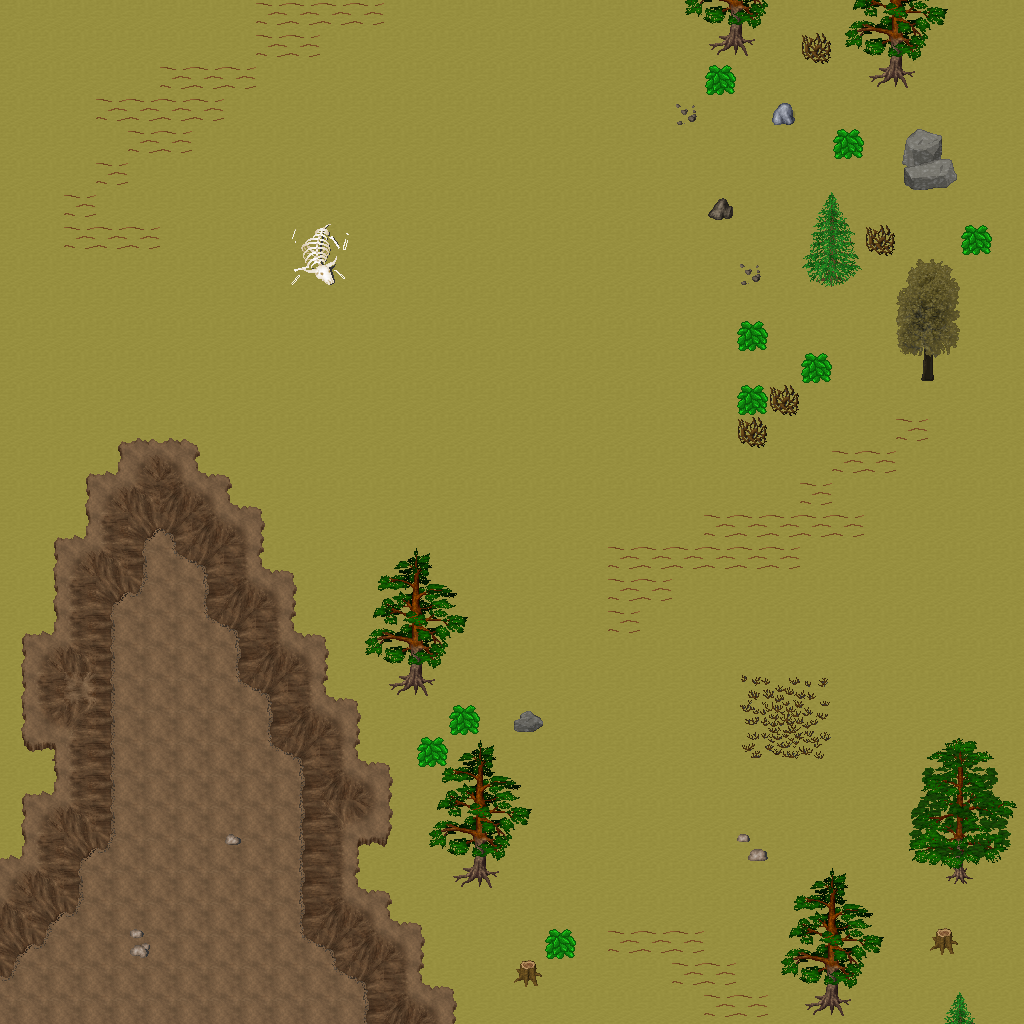

A level layout from a 2D game, rendered from its tile map. Below: a short description, then the map file with tile-grid data replaced by summaries:
An orthogonal 32x32 tile map with 32x32 px tiles, 5 tile layers (Ground, Objects, Objects2, Above, ...), 1 hidden layer not drawn, 47 tilesets.

<map version="1.10" tiledversion="1.11.0" orientation="orthogonal" renderorder="right-down" width="32" height="32" tilewidth="32" tileheight="32" infinite="0" nextlayerid="11" nextobjectid="1">
 <tileset firstgid="1" name="ground_ground" tilewidth="32" tileheight="32" tilecount="33" columns="3">
  <image source="../drawable/ground_ground.png" width="96" height="352" />
 </tileset>
 <tileset firstgid="34" name="ground_ice_ice" tilewidth="32" tileheight="32" tilecount="3" columns="3">
  <image source="../drawable/ground_ice_ice.png" width="96" height="32" />
 </tileset>
 <tileset firstgid="37" name="ground_earth_edges" tilewidth="32" tileheight="32" tilecount="18" columns="6">
  <image source="../drawable/ground_earth_edges.png" width="192" height="96" />
 </tileset>
 <tileset firstgid="55" name="ground_rock_pebbles" tilewidth="32" tileheight="32" tilecount="3" columns="1">
  <image source="../drawable/ground_rock_pebbles.png" width="32" height="96" />
 </tileset>
 <tileset firstgid="58" name="item_corpse_huge_animal" tilewidth="32" tileheight="32" tilecount="16" columns="2">
  <image source="../drawable/item_corpse_huge_animal.png" width="64" height="256" />
 </tileset>
 <tileset firstgid="74" name="plant_flower_daisy_white" tilewidth="32" tileheight="32" tilecount="8" columns="2">
  <image source="../drawable/plant_flower_daisy_white.png" width="64" height="128" />
 </tileset>
 <tileset firstgid="82" name="ground_ridge_earth_dark" tilewidth="32" tileheight="32" tilecount="96" columns="12">
  <image source="../drawable/ground_ridge_earth_dark.png" width="384" height="256" />
 </tileset>
 <tileset firstgid="178" name="ground_grass_edges" tilewidth="32" tileheight="32" tilecount="36" columns="12">
  <image source="../drawable/ground_grass_edges.png" width="384" height="96" />
 </tileset>
 <tileset firstgid="214" name="ground_ridge_ice_2" tilewidth="32" tileheight="32" tilecount="42" columns="7">
  <image source="../drawable/ground_ridge_ice_2.png" width="224" height="192" />
 </tileset>
 <tileset firstgid="256" name="ground_ice_glacier" tilewidth="32" tileheight="32" tilecount="1" columns="1">
  <image source="../drawable/ground_ice_glacier.png" width="32" height="32" />
 </tileset>
 <tileset firstgid="257" name="ground_ice_edges" tilewidth="32" tileheight="32" tilecount="9" columns="3">
  <image source="../drawable/ground_ice_edges.png" width="96" height="96" />
 </tileset>
 <tileset firstgid="266" name="plant_bush_large_brown" tilewidth="32" tileheight="32" tilecount="9" columns="3">
  <image source="../drawable/plant_bush_large_brown.png" width="96" height="96" />
 </tileset>
 <tileset firstgid="275" name="ground_ridge_ice" tilewidth="32" tileheight="32" tilecount="42" columns="7">
  <image source="../drawable/ground_ridge_ice.png" width="224" height="192" />
 </tileset>
 <tileset firstgid="317" name="plant_bush_various_small" tilewidth="32" tileheight="32" tilecount="9" columns="3">
  <image source="../drawable/plant_bush_various_small.png" width="96" height="96" />
 </tileset>
 <tileset firstgid="326" name="ground_rock_rocks_2" tilewidth="32" tileheight="32" tilecount="4" columns="2">
  <image source="../drawable/ground_rock_rocks_2.png" width="64" height="64" />
 </tileset>
 <tileset firstgid="330" name="building_decoration_blue_circle" tilewidth="32" tileheight="32" tilecount="4" columns="2">
  <image source="../drawable/building_decoration_blue_circle.png" width="64" height="64" />
 </tileset>
 <tileset firstgid="334" name="item_statue_cross" tilewidth="32" tileheight="32" tilecount="1" columns="1">
  <image source="../drawable/item_statue_cross.png" width="32" height="32" />
 </tileset>
 <tileset firstgid="335" name="ground_rock_green_crystal" tilewidth="32" tileheight="32" tilecount="9" columns="3">
  <image source="../drawable/ground_rock_green_crystal.png" width="96" height="96" />
 </tileset>
 <tileset firstgid="344" name="furniture_light_iron_lamp" tilewidth="32" tileheight="32" tilecount="3" columns="1">
  <image source="../drawable/furniture_light_iron_lamp.png" width="32" height="96" />
 </tileset>
 <tileset firstgid="347" name="item_statue_metal_and_stone" tilewidth="32" tileheight="32" tilecount="6" columns="3">
  <image source="../drawable/item_statue_metal_and_stone.png" width="96" height="64" />
 </tileset>
 <tileset firstgid="353" name="ground_ladder_horizontal_pale" tilewidth="32" tileheight="32" tilecount="3" columns="1">
  <image source="../drawable/ground_ladder_horizontal_pale.png" width="32" height="96" />
 </tileset>
 <tileset firstgid="356" name="plant_bush_bushes" tilewidth="32" tileheight="32" tilecount="10" columns="5">
  <image source="../drawable/plant_bush_bushes.png" width="160" height="64" />
 </tileset>
 <tileset firstgid="366" name="item_blood_floor_stain" tilewidth="32" tileheight="32" tilecount="1" columns="1">
  <image source="../drawable/item_blood_floor_stain.png" width="32" height="32" />
 </tileset>
 <tileset firstgid="367" name="item_corpse_skull_dark" tilewidth="32" tileheight="32" tilecount="2" columns="2">
  <image source="../drawable/item_corpse_skull_dark.png" width="64" height="32" />
 </tileset>
 <tileset firstgid="369" name="furniture_light_flames" tilewidth="32" tileheight="32" tilecount="6" columns="6">
  <image source="../drawable/furniture_light_flames.png" width="192" height="32" />
 </tileset>
 <tileset firstgid="375" name="logic_creature_human" tilewidth="32" tileheight="32" tilecount="5" columns="5">
  <image source="../drawable/logic_creature_human.png" width="160" height="32" />
 </tileset>
 <tileset firstgid="380" name="logic_creature_elemental" tilewidth="32" tileheight="32" tilecount="16" columns="8">
  <image source="../drawable/logic_creature_elemental.png" width="256" height="64" />
 </tileset>
 <tileset firstgid="396" name="logic_collision" tilewidth="32" tileheight="32" tilecount="1" columns="1">
  <image source="../drawable/logic_collision.png" width="32" height="32" />
 </tileset>
 <tileset firstgid="397" name="logic_creature_giant_human" tilewidth="32" tileheight="32" tilecount="16" columns="8">
  <image source="../drawable/logic_creature_giant_human.png" width="256" height="64" />
 </tileset>
 <tileset firstgid="413" name="plant_tree_taller_trees" tilewidth="32" tileheight="32" tilecount="32" columns="8">
  <image source="../drawable/plant_tree_taller_trees.png" width="256" height="128" />
 </tileset>
 <tileset firstgid="445" name="plant_tree_spruce" tilewidth="32" tileheight="32" tilecount="6" columns="2">
  <image source="../drawable/plant_tree_spruce.png" width="64" height="96" />
 </tileset>
 <tileset firstgid="451" name="plant_bush_bush_mult_colored" tilewidth="32" tileheight="32" tilecount="6" columns="3">
  <image source="../drawable/plant_bush_bush_mult_colored.png" width="96" height="64" />
 </tileset>
 <tileset firstgid="457" name="ground_ice_icehole" tilewidth="32" tileheight="32" tilecount="1" columns="1">
  <image source="../drawable/ground_ice_icehole.png" width="32" height="32" />
 </tileset>
 <tileset firstgid="458" name="logic_portal" tilewidth="32" tileheight="32" tilecount="24" columns="8">
  <image source="../drawable/logic_portal.png" width="256" height="96" />
 </tileset>
 <tileset firstgid="482" name="building_wall_int_clay" tilewidth="32" tileheight="32" tilecount="100" columns="10">
  <image source="../drawable/building_wall_int_clay.png" width="320" height="320" />
 </tileset>
 <tileset firstgid="582" name="plant_tree_pine_tree" tilewidth="32" tileheight="32" tilecount="20" columns="4">
  <image source="../drawable/plant_tree_pine_tree.png" width="128" height="160" />
 </tileset>
 <tileset firstgid="602" name="plant_tree_pine_tree_1" tilewidth="32" tileheight="32" tilecount="20" columns="4">
  <image source="../drawable/plant_tree_pine_tree_1.png" width="128" height="160" />
 </tileset>
 <tileset firstgid="622" name="plant_stump_hollow_logs" tilewidth="32" tileheight="32" tilecount="6" columns="3">
  <image source="../drawable/plant_stump_hollow_logs.png" width="96" height="64" />
 </tileset>
 <tileset firstgid="628" name="plant_stump_small_stump" tilewidth="32" tileheight="32" tilecount="4" columns="2">
  <image source="../drawable/plant_stump_small_stump.png" width="64" height="64" />
 </tileset>
 <tileset firstgid="632" name="plant_stump_stump_snow1" tilewidth="32" tileheight="32" tilecount="2" columns="2">
  <image source="../drawable/plant_stump_stump_snow1.png" width="64" height="32" />
 </tileset>
 <tileset firstgid="634" name="plant_stump_stump_snow" tilewidth="32" tileheight="32" tilecount="2" columns="2">
  <image source="../drawable/plant_stump_stump_snow.png" width="64" height="32" />
 </tileset>
 <tileset firstgid="636" name="building_decoration_rocks" tilewidth="32" tileheight="32" tilecount="6" columns="3">
  <image source="../drawable/building_decoration_rocks.png" width="96" height="64" />
 </tileset>
 <tileset firstgid="642" name="ground_rock_rocks" tilewidth="32" tileheight="32" tilecount="4" columns="2">
  <image source="../drawable/ground_rock_rocks.png" width="64" height="64" />
 </tileset>
 <tileset firstgid="646" name="plant_tree_snow_on_pine" tilewidth="32" tileheight="32" tilecount="20" columns="4">
  <image source="../drawable/plant_tree_snow_on_pine.png" width="128" height="160" />
 </tileset>
 <tileset firstgid="666" name="light_dim_light_5x5" tilewidth="32" tileheight="32" tilecount="25" columns="5">
  <image source="../drawable/light_dim_light_5x5.png" width="160" height="160" />
 </tileset>
 <tileset firstgid="691" name="logic_creature_fowl" tilewidth="32" tileheight="32" tilecount="6" columns="6">
  <image source="../drawable/logic_creature_fowl.png" width="192" height="32" />
 </tileset>
 <tileset firstgid="697" name="logic_creature_animal" tilewidth="32" tileheight="32" tilecount="32" columns="8">
  <image source="../drawable/logic_creature_animal.png" width="256" height="128" />
 </tileset>
 <layer id="1" name="Ground" width="32" height="32">
  <data>[1024 cells, 1024 non-empty, 2 distinct tile ids]</data>
 </layer>
 <layer id="2" name="Objects" width="32" height="32">
  <data>[1024 cells, 240 non-empty, 63 distinct tile ids]</data>
 </layer>
 <layer id="3" name="Objects2" width="32" height="32">
  <data>[1024 cells, 0 non-empty, 0 distinct tile ids]</data>
 </layer>
 <layer id="4" name="Above" width="32" height="32">
  <data>[1024 cells, 100 non-empty, 46 distinct tile ids]</data>
 </layer>
 <layer id="5" name="Above2" width="32" height="32">
  <data>[1024 cells, 0 non-empty, 0 distinct tile ids]</data>
 </layer>
 <layer id="6" name="Walkable" width="32" height="32" visible="0">
  <data>[1024 cells, 117 non-empty, 1 distinct tile ids]</data>
 </layer>
 <objectgroup id="7" name="Mapevents" />
 <objectgroup id="8" name="Spawn" />
 <objectgroup id="9" name="Keys" />
 <objectgroup id="10" name="Replace" />
</map>
